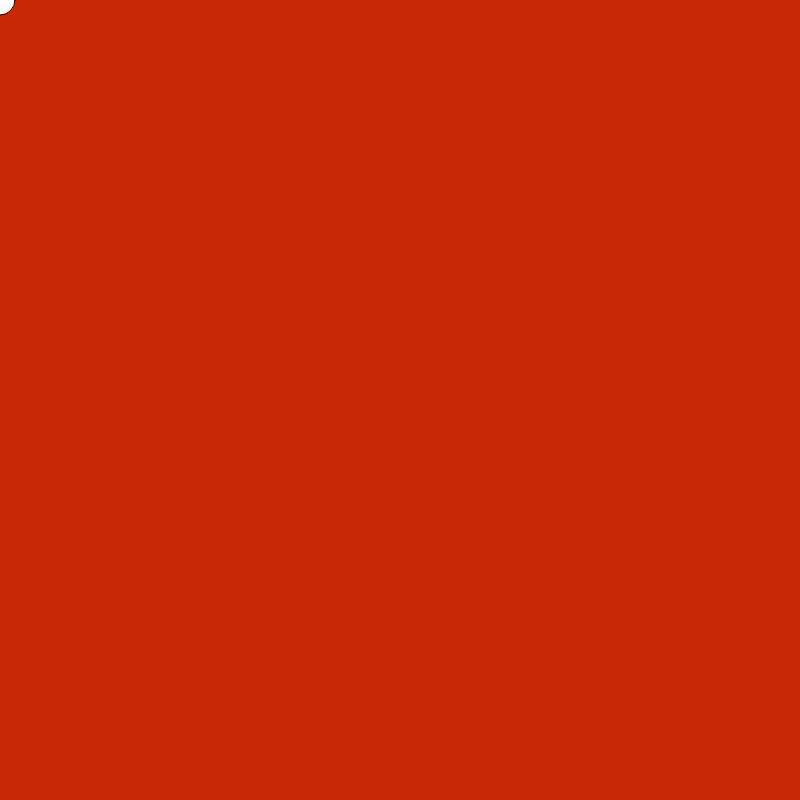
Frame 1 (no input)
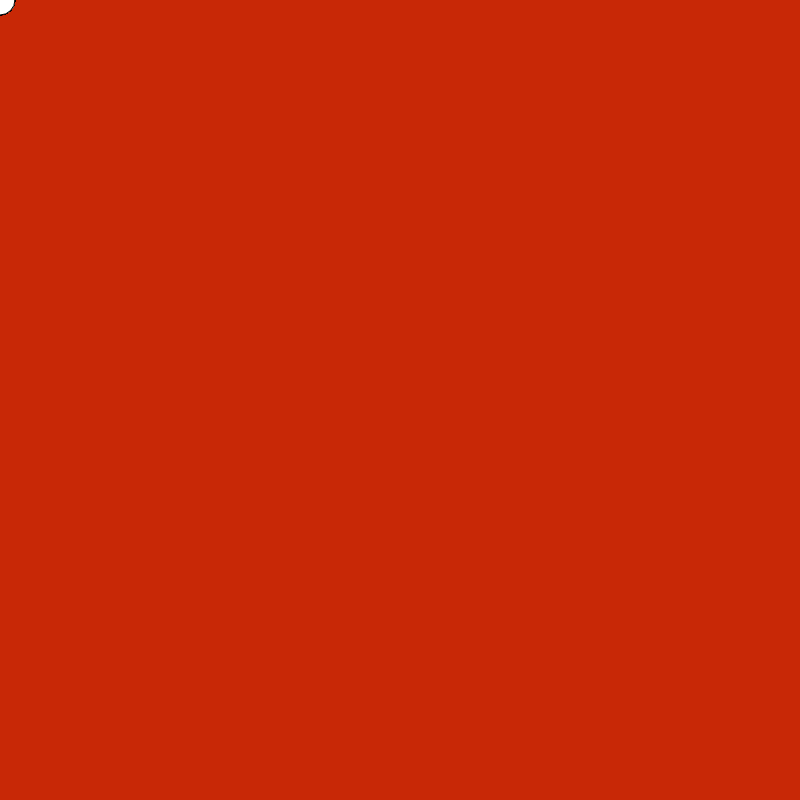
Frame 60 (no input)
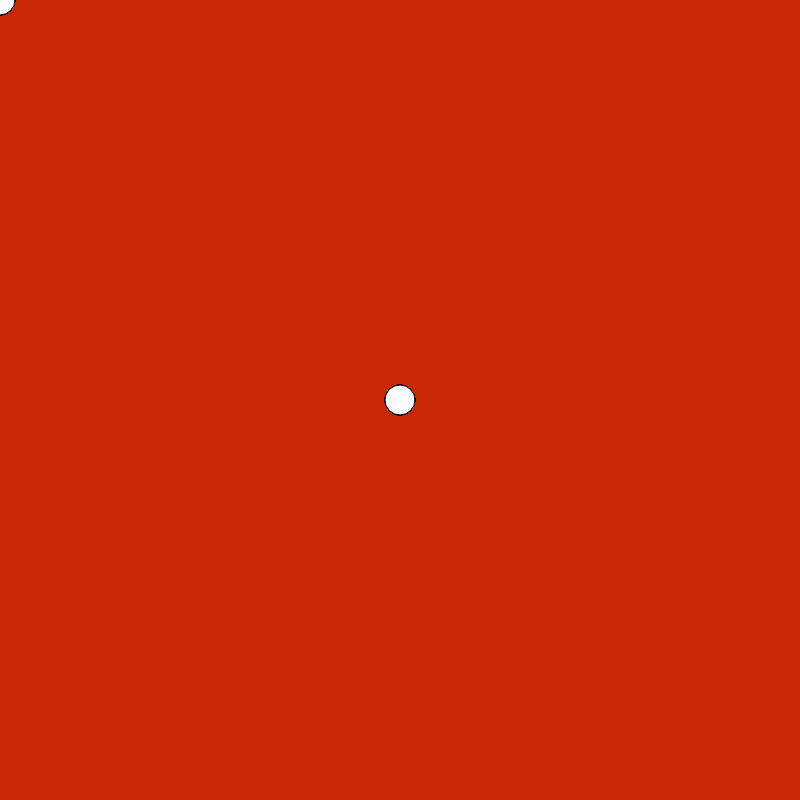
Frame 120 (the mouse pressed at the canvas centre since frame 60)

The p5.js sketch that drew these frames (run headless with seeded random() and noise() and a simulated clock; from frame 60 on, the mouse is pressed at the canvas centre):

// p5.js sketch
// ── sketch.js
function setup() {
  createCanvas(800, 800);
  background(200, 40, 6);
    
}

function draw() {

  ellipse(mouseX, mouseY, 30, 30);
}
